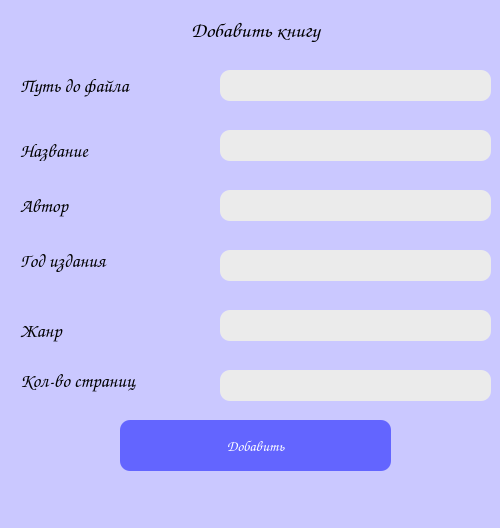
<?xml version="1.0" encoding="UTF-8"?>
<ui version="4.0">
 <class>AddBookWindow</class>
 <widget class="QMainWindow" name="AddBookWindow">
  <property name="geometry">
   <rect>
    <x>0</x>
    <y>0</y>
    <width>500</width>
    <height>528</height>
   </rect>
  </property>
  <property name="windowTitle">
   <string>Добавление книги</string>
  </property>
  <property name="styleSheet">
   <string notr="true">background-color: rgb(202, 200, 255);</string>
  </property>
  <widget class="QWidget" name="centralwidget">
   <widget class="QLabel" name="label">
    <property name="geometry">
     <rect>
      <x>120</x>
      <y>10</y>
      <width>271</width>
      <height>41</height>
     </rect>
    </property>
    <property name="font">
     <font>
      <family>Comic Sans MS</family>
      <pointsize>16</pointsize>
      <weight>75</weight>
      <bold>true</bold>
     </font>
    </property>
    <property name="text">
     <string>Добавить книгу</string>
    </property>
    <property name="alignment">
     <set>Qt::AlignCenter</set>
    </property>
   </widget>
   <widget class="QLabel" name="label_4">
    <property name="geometry">
     <rect>
      <x>20</x>
      <y>60</y>
      <width>181</width>
      <height>51</height>
     </rect>
    </property>
    <property name="font">
     <font>
      <family>Comic Sans MS</family>
      <pointsize>14</pointsize>
     </font>
    </property>
    <property name="text">
     <string>Путь до файла</string>
    </property>
   </widget>
   <widget class="QLabel" name="label_5">
    <property name="geometry">
     <rect>
      <x>20</x>
      <y>140</y>
      <width>131</width>
      <height>21</height>
     </rect>
    </property>
    <property name="font">
     <font>
      <family>Comic Sans MS</family>
      <pointsize>14</pointsize>
     </font>
    </property>
    <property name="text">
     <string>Название</string>
    </property>
   </widget>
   <widget class="QLabel" name="label_6">
    <property name="geometry">
     <rect>
      <x>20</x>
      <y>190</y>
      <width>81</width>
      <height>31</height>
     </rect>
    </property>
    <property name="font">
     <font>
      <family>Comic Sans MS</family>
      <pointsize>14</pointsize>
     </font>
    </property>
    <property name="text">
     <string>Автор</string>
    </property>
   </widget>
   <widget class="QLabel" name="label_7">
    <property name="geometry">
     <rect>
      <x>20</x>
      <y>240</y>
      <width>151</width>
      <height>41</height>
     </rect>
    </property>
    <property name="font">
     <font>
      <family>Comic Sans MS</family>
      <pointsize>14</pointsize>
     </font>
    </property>
    <property name="text">
     <string>Год издания</string>
    </property>
   </widget>
   <widget class="QLabel" name="label_8">
    <property name="geometry">
     <rect>
      <x>20</x>
      <y>360</y>
      <width>181</width>
      <height>41</height>
     </rect>
    </property>
    <property name="font">
     <font>
      <family>Comic Sans MS</family>
      <pointsize>14</pointsize>
     </font>
    </property>
    <property name="text">
     <string>Кол-во страниц</string>
    </property>
   </widget>
   <widget class="QLabel" name="label_9">
    <property name="geometry">
     <rect>
      <x>20</x>
      <y>310</y>
      <width>81</width>
      <height>41</height>
     </rect>
    </property>
    <property name="font">
     <font>
      <family>Comic Sans MS</family>
      <pointsize>14</pointsize>
     </font>
    </property>
    <property name="text">
     <string>Жанр</string>
    </property>
   </widget>
   <widget class="QPushButton" name="btnAddBook">
    <property name="geometry">
     <rect>
      <x>120</x>
      <y>420</y>
      <width>271</width>
      <height>51</height>
     </rect>
    </property>
    <property name="font">
     <font>
      <family>Comic Sans MS</family>
      <pointsize>11</pointsize>
     </font>
    </property>
    <property name="cursor">
     <cursorShape>PointingHandCursor</cursorShape>
    </property>
    <property name="styleSheet">
     <string notr="true">background-color: rgb(99, 101, 255);
color: rgb(255, 255, 255);
border-radius:10%
</string>
    </property>
    <property name="text">
     <string>Добавить</string>
    </property>
   </widget>
   <widget class="QTextEdit" name="filePathInput">
    <property name="geometry">
     <rect>
      <x>220</x>
      <y>70</y>
      <width>271</width>
      <height>31</height>
     </rect>
    </property>
    <property name="font">
     <font>
      <family>Comic Sans MS</family>
      <pointsize>9</pointsize>
     </font>
    </property>
    <property name="styleSheet">
     <string notr="true">background-color: rgb(235, 235, 235);
border-radius:10%</string>
    </property>
   </widget>
   <widget class="QTextEdit" name="titleInput">
    <property name="geometry">
     <rect>
      <x>220</x>
      <y>130</y>
      <width>271</width>
      <height>31</height>
     </rect>
    </property>
    <property name="font">
     <font>
      <family>Comic Sans MS</family>
      <pointsize>9</pointsize>
     </font>
    </property>
    <property name="styleSheet">
     <string notr="true">background-color: rgb(235, 235, 235);
border-radius:10%</string>
    </property>
   </widget>
   <widget class="QTextEdit" name="authorInput">
    <property name="geometry">
     <rect>
      <x>220</x>
      <y>190</y>
      <width>271</width>
      <height>31</height>
     </rect>
    </property>
    <property name="font">
     <font>
      <family>Comic Sans MS</family>
      <pointsize>9</pointsize>
     </font>
    </property>
    <property name="styleSheet">
     <string notr="true">background-color: rgb(235, 235, 235);
border-radius:10%</string>
    </property>
   </widget>
   <widget class="QTextEdit" name="yearInput">
    <property name="geometry">
     <rect>
      <x>220</x>
      <y>250</y>
      <width>271</width>
      <height>31</height>
     </rect>
    </property>
    <property name="font">
     <font>
      <family>Comic Sans MS</family>
      <pointsize>9</pointsize>
     </font>
    </property>
    <property name="styleSheet">
     <string notr="true">background-color: rgb(235, 235, 235);
border-radius:10%</string>
    </property>
   </widget>
   <widget class="QTextEdit" name="genreInput">
    <property name="geometry">
     <rect>
      <x>220</x>
      <y>310</y>
      <width>271</width>
      <height>31</height>
     </rect>
    </property>
    <property name="font">
     <font>
      <family>Comic Sans MS</family>
      <pointsize>9</pointsize>
     </font>
    </property>
    <property name="styleSheet">
     <string notr="true">background-color: rgb(235, 235, 235);
border-radius:10%</string>
    </property>
   </widget>
   <widget class="QTextEdit" name="pagesInput">
    <property name="geometry">
     <rect>
      <x>220</x>
      <y>370</y>
      <width>271</width>
      <height>31</height>
     </rect>
    </property>
    <property name="font">
     <font>
      <family>Comic Sans MS</family>
      <pointsize>9</pointsize>
     </font>
    </property>
    <property name="styleSheet">
     <string notr="true">background-color: rgb(235, 235, 235);
border-radius:10%</string>
    </property>
   </widget>
  </widget>
  <widget class="QMenuBar" name="menubar">
   <property name="geometry">
    <rect>
     <x>0</x>
     <y>0</y>
     <width>500</width>
     <height>26</height>
    </rect>
   </property>
  </widget>
  <widget class="QStatusBar" name="statusbar"/>
 </widget>
 <resources/>
 <connections/>
</ui>
